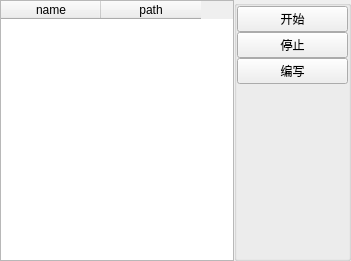
<?xml version="1.0" encoding="UTF-8"?>
<ui version="4.0">
 <class>lyre_assitant</class>
 <widget class="QWidget" name="lyre_assitant">
  <property name="geometry">
   <rect>
    <x>0</x>
    <y>0</y>
    <width>351</width>
    <height>261</height>
   </rect>
  </property>
  <property name="windowTitle">
   <string>风琴小助手</string>
  </property>
  <layout class="QGridLayout" name="gridLayout">
   <property name="leftMargin">
    <number>0</number>
   </property>
   <property name="topMargin">
    <number>0</number>
   </property>
   <property name="rightMargin">
    <number>0</number>
   </property>
   <property name="bottomMargin">
    <number>0</number>
   </property>
   <property name="spacing">
    <number>0</number>
   </property>
   <item row="0" column="1">
    <widget class="QGroupBox" name="gb_toolbar">
     <property name="sizePolicy">
      <sizepolicy hsizetype="Preferred" vsizetype="Preferred">
       <horstretch>1</horstretch>
       <verstretch>0</verstretch>
      </sizepolicy>
     </property>
     <property name="title">
      <string/>
     </property>
     <layout class="QVBoxLayout" name="verticalLayout_2">
      <property name="spacing">
       <number>0</number>
      </property>
      <property name="leftMargin">
       <number>0</number>
      </property>
      <property name="topMargin">
       <number>0</number>
      </property>
      <property name="rightMargin">
       <number>0</number>
      </property>
      <property name="bottomMargin">
       <number>0</number>
      </property>
      <item>
       <widget class="QPushButton" name="pb_play">
        <property name="sizePolicy">
         <sizepolicy hsizetype="Preferred" vsizetype="Fixed">
          <horstretch>0</horstretch>
          <verstretch>0</verstretch>
         </sizepolicy>
        </property>
        <property name="text">
         <string>开始</string>
        </property>
       </widget>
      </item>
      <item>
       <widget class="QPushButton" name="pb_stop">
        <property name="sizePolicy">
         <sizepolicy hsizetype="Preferred" vsizetype="Fixed">
          <horstretch>0</horstretch>
          <verstretch>0</verstretch>
         </sizepolicy>
        </property>
        <property name="text">
         <string>停止</string>
        </property>
       </widget>
      </item>
      <item>
       <widget class="QPushButton" name="pb_edit">
        <property name="text">
         <string>编写</string>
        </property>
       </widget>
      </item>
      <item>
       <spacer name="verticalSpacer">
        <property name="orientation">
         <enum>Qt::Vertical</enum>
        </property>
        <property name="sizeHint" stdset="0">
         <size>
          <width>20</width>
          <height>40</height>
         </size>
        </property>
       </spacer>
      </item>
     </layout>
    </widget>
   </item>
   <item row="0" column="0">
    <widget class="QTableWidget" name="tw_song">
     <property name="sizePolicy">
      <sizepolicy hsizetype="Preferred" vsizetype="Ignored">
       <horstretch>2</horstretch>
       <verstretch>0</verstretch>
      </sizepolicy>
     </property>
     <column>
      <property name="text">
       <string>name</string>
      </property>
     </column>
     <column>
      <property name="text">
       <string>path</string>
      </property>
     </column>
    </widget>
   </item>
  </layout>
 </widget>
 <resources/>
 <connections/>
</ui>
